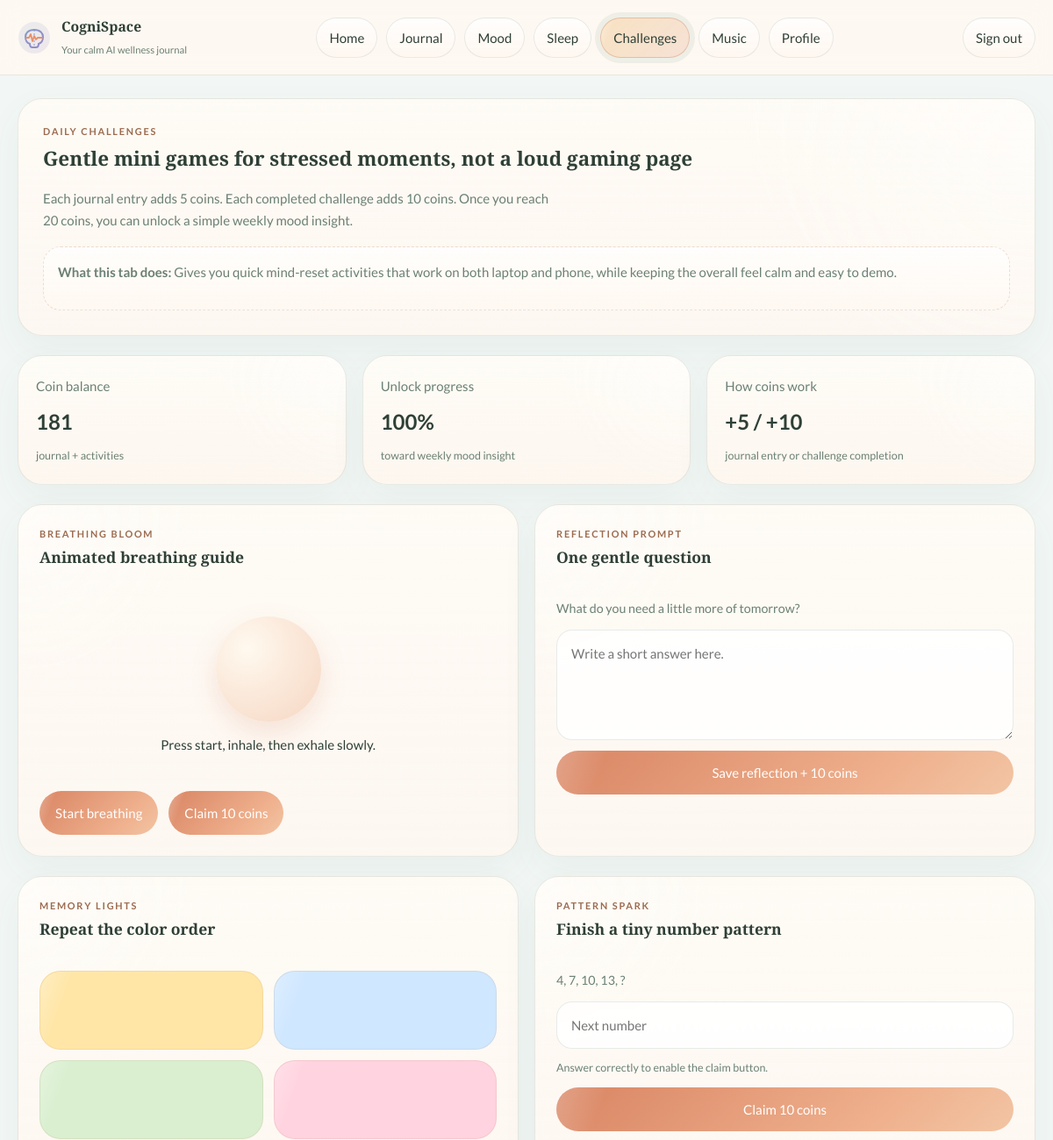
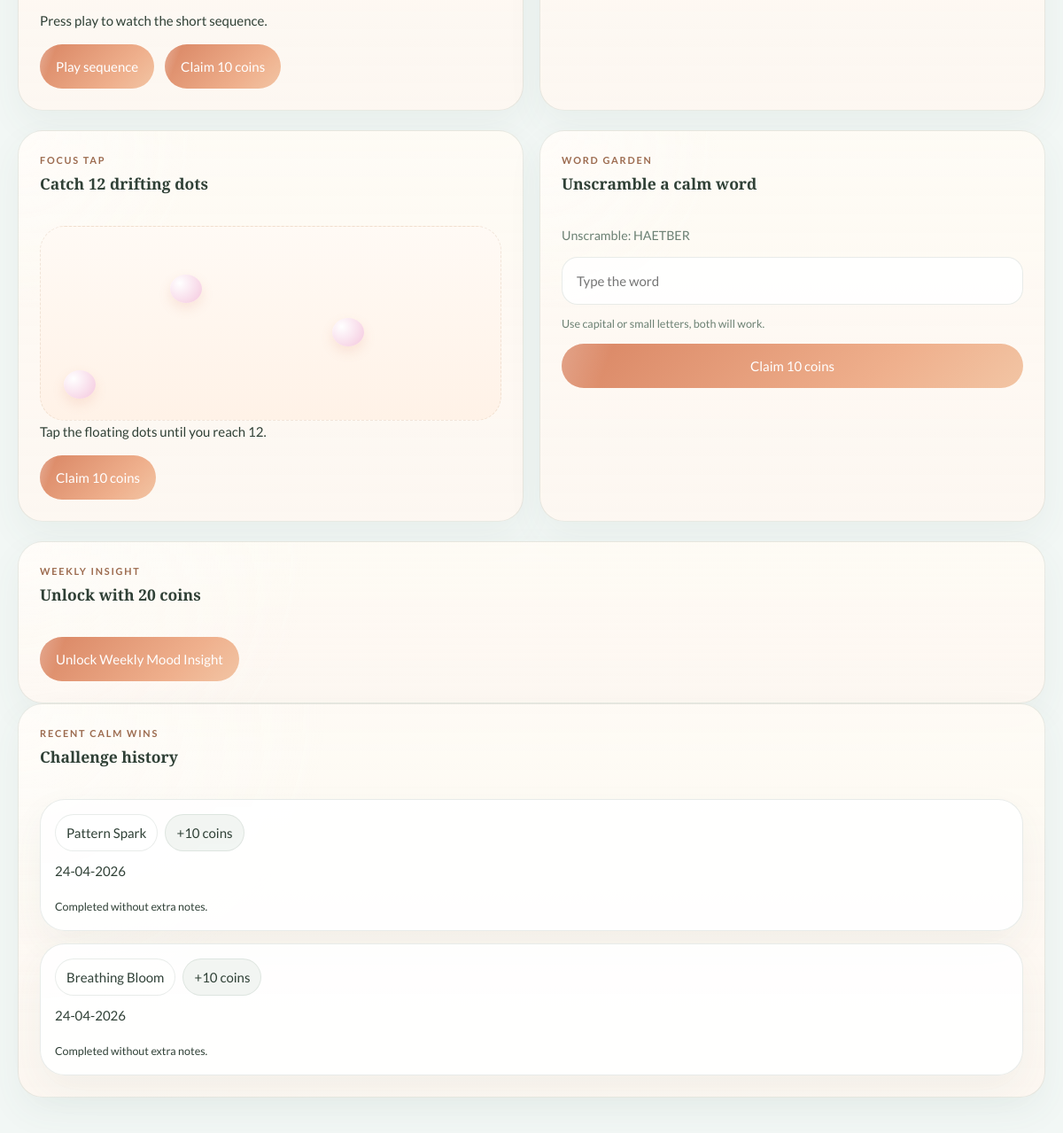
/challenges (signed in), run on the app's committed database (2 pictures, top to bottom).
### tables this page shows
CREATE TABLE challenge_logs (
                id INTEGER PRIMARY KEY AUTOINCREMENT,
                user_id INTEGER NOT NULL,
                challenge_key TEXT NOT NULL,
                challenge_title TEXT NOT NULL,
                coins_awarded INTEGER NOT NULL,
                notes TEXT DEFAULT '',
                created_at TEXT NOT NULL
            );

### app.py (the view, shortened to what this page needs)
@app.route("/challenges", methods=["GET", "POST"])
@login_required
def challenges():
    journal_entries = query_all(
        "SELECT * FROM journal_entries WHERE user_id = ? ORDER BY entry_date DESC, id DESC",
        (g.user["id"],),
    )
    mood_entries = query_all(
        "SELECT * FROM mood_entries WHERE user_id = ? ORDER BY entry_date DESC, id DESC",
        (g.user["id"],),
    )
    ledger = query_all(
        "SELECT * FROM reward_ledger WHERE user_id = ? ORDER BY created_at DESC, id DESC",
        (g.user["id"],),
    )
    challenge_logs = query_all(
        "SELECT * FROM challenge_logs WHERE user_id = ? ORDER BY created_at DESC, id DESC",
        (g.user["id"],),
    )
    context = build_challenges_context(
        g.user,
        ledger,
        challenge_logs,
        journal_entries,
        mood_entries,
        current_reflection_prompt(g.user["id"]),
        session.get("weekly_insight_unlocked", False),
    )
    return render_template(
        "challenges.html",
        challenges_context=context,
        challenge_games=CHALLENGE_GAMES,
    )

### app.py (called while the page is built)
def login_required(view):
    @wraps(view)
    def wrapped_view(*args, **kwargs):
        if g.user is None:
            return redirect(url_for("login"))
        return view(*args, **kwargs)
    return wrapped_view

def query_one(query, params=()):
    conn = get_connection()
    try:
        return conn.execute(query, params).fetchone()
    finally:
        conn.close()

def query_all(query, params=()):
    conn = get_connection()
    try:
        return conn.execute(query, params).fetchall()
    finally:
        conn.close()

def format_display_date(value):
    if not value:
        return ""
    try:
        return datetime.strptime(value[:10], "%Y-%m-%d").strftime("%d-%m-%Y")
    except ValueError:
        return value

def current_reflection_prompt(user_id):
    index = (user_id + date.today().toordinal()) % len(REFLECTION_PROMPTS)
    return REFLECTION_PROMPTS[index]

@app.template_filter("display_date")
def display_date_filter(value):
    return format_display_date(value)

@app.before_request
def load_logged_in_user():
    user_id = session.get("user_id")
    if user_id is None:
        g.user = None
        return
    g.user = query_one("SELECT * FROM users WHERE id = ?", (user_id,))

@app.context_processor
def inject_globals():
    return {
        "app_brand": APP_BRAND,
        "app_subtitle": APP_SUBTITLE,
        "current_user": g.user,
        "today_iso": date.today().isoformat(),
        "tab_intro": TAB_INTRO,
        "current_endpoint": request.endpoint or "",
    }

### utils/db.py (called while the page is built)
def get_connection():
    conn = sqlite3.connect(DB_PATH, timeout=30)
    conn.row_factory = sqlite3.Row
    conn.execute("PRAGMA journal_mode=WAL")
    conn.execute("PRAGMA busy_timeout = 30000")
    return conn

### templates/challenges.html (shortened to what this page needs)
{% extends "base.html" %}
{% set title = "Daily Challenges" %}
{% block content %}
<section class="hero-card">
    <p class="eyebrow">Daily challenges</p>
    <h1>Gentle mini games for stressed moments, not a loud gaming page</h1>
    <p class="lead">Each journal entry adds 5 coins. Each completed challenge adds 10 coins. Once you reach 20 coins, you can unlock a simple weekly mood insight.</p>
    <div class="callout subtle">
        <p><strong>What this tab does:</strong> Gives you quick mind-reset activities that work on both laptop and phone, while keeping the overall feel calm and easy to demo.</p>
    </div>
</section>
<section class="summary-grid">
    <article class="summary-card">
        <span>Coin balance</span>
        <strong>{{ challenges_context["coin_balance"] }}</strong>
        <small>journal + activities</small>
    </article>
    <article class="summary-card">
        <span>Unlock progress</span>
        <strong>{{ challenges_context["progress_to_unlock"] }}%</strong>
        <small>toward weekly mood insight</small>
    </article>
    <article class="summary-card">
        <span>How coins work</span>
        <strong>+5 / +10</strong>
        <small>journal entry or challenge completion</small>
    </article>
</section>
<section class="feature-grid">
    <article class="panel">
        <div class="panel-head">
            <div>
                <p class="eyebrow">Breathing Bloom</p>
                <h3>Animated breathing guide</h3>
            </div>
        </div>
        <div class="breathing-zone">
            <div class="breathing-orb" id="breathingOrb"></div>
            <p id="breathingText">Press start, inhale, then exhale slowly.</p>
        </div>
        <div class="inline-actions">
            <button type="button" id="startBreathing">Start breathing</button>
            <form method="post">
                <button type="submit" id="claimBreathing" disabled>Claim 10 coins</button>
            </form>
        </div>
    </article>
    <article class="panel">
        <div class="panel-head">
            <div>
                <p class="eyebrow">Reflection Prompt</p>
                <h3>One gentle question</h3>
            </div>
        </div>
        <form method="post" class="stack-form">
            <label>{{ challenges_context["reflection_prompt"] }}</label>
            <textarea name="notes" rows="4" required placeholder="Write a short answer here."></textarea>
            <button type="submit">Save reflection + 10 coins</button>
        </form>
    </article>
</section>
<section class="feature-grid">
    <article class="panel">
        <div class="panel-head">
            <div>
                <p class="eyebrow">Memory Lights</p>
                <h3>Repeat the color order</h3>
            </div>
        </div>
        <div class="memory-grid" id="memoryGrid">
            <button type="button" class="memory-pad" data-pad="sun"></button>
            <button type="button" class="memory-pad" data-pad="sky"></button>
            <button type="button" class="memory-pad" data-pad="leaf"></button>
            <button type="button" class="memory-pad" data-pad="rose"></button>
        </div>
        <p id="memoryStatus">Press play to watch the short sequence.</p>
        <div class="inline-actions">
            <button type="button" id="startMemory">Play sequence</button>
            <form method="post">
                <button type="submit" id="claimMemory" disabled>Claim 10 coins</button>
            </form>
        </div>
    </article>
    <article class="panel">
        <div class="panel-head">
            <div>
                <p class="eyebrow">Pattern Spark</p>
                <h3>Finish a tiny number pattern</h3>
            </div>
        </div>
        <form method="post" class="stack-form challenge-answer-form" data-answer="16" data-claim="claimPattern">
            <label>4, 7, 10, 13, ?</label>
            <input type="number" class="challenge-answer" placeholder="Next number">
            <small class="field-help">Answer correctly to enable the claim button.</small>
            <button type="submit" id="claimPattern" disabled>Claim 10 coins</button>
        </form>
    </article>
</section>
<section class="feature-grid">
    <article class="panel">
        <div class="panel-head">
            <div>
                <p class="eyebrow">Focus Tap</p>
                <h3>Catch 12 drifting dots</h3>
            </div>
        </div>
        <div class="focus-zone" id="focusZone"></div>
        <p id="focusStatus">Tap the floating dots until you reach 12.</p>
        <form method="post">
            <button type="submit" id="claimFocus" disabled>Claim 10 coins</button>
        </form>
    </article>
    <article class="panel">
        <div class="panel-head">
            <div>
                <p class="eyebrow">Word Garden</p>
                <h3>Unscramble a calm word</h3>
            </div>
        </div>
        <form method="post" class="stack-form challenge-answer-form" data-answer="BREATHE" data-claim="claimWord">
            <label>Unscramble: HAETBER</label>
            <input type="text" class="challenge-answer" placeholder="Type the word">
            <small class="field-help">Use capital or small letters, both will work.</small>
            <button type="submit" id="claimWord" disabled>Claim 10 coins</button>
        </form>
    </article>
</section>
<section class="panel">
    <div class="panel-head">
        <div>
            <p class="eyebrow">Weekly insight</p>
            <h3>Unlock with 20 coins</h3>
        </div>
    </div>
    {% if challenges_context["coin_balance"] >= 20 %}
        {% if challenges_context["insight_unlocked"] %}
        <div class="callout">
            <p><strong>Most frequent emotion:</strong> {{ challenges_context["weekly_insight"]["emotion"] }}</p>
            <p><strong>General suggestion:</strong> {{ challenges_context["weekly_insight"]["suggestion"] }}</p>
            <p><strong>Mood hint:</strong> {{ challenges_context["weekly_insight"]["mood_hint"] }}</p>
        </div>
        {% else %}
        <form method="post">
            <button type="submit">Unlock Weekly Mood Insight</button>
        </form>
        {% endif %}
    {% else %}
    <div class="progress-rail">
        <div class="progress-fill" style="width: {{ challenges_context['progress_to_unlock'] }}%"></div>
    </div>
    <small class="field-help">Keep journaling or finish a few challenges to reach 20 coins.</small>
    {% endif %}
</section>
<section class="panel">
    <div class="panel-head">
        <div>
            <p class="eyebrow">Recent calm wins</p>
            <h3>Challenge history</h3>
        </div>
    </div>
    <div class="feed-list">
        {% for item in challenges_context["challenge_logs"] %}
        <article class="feed-card">
            <div class="badge-row">
                <span class="badge">{{ item["challenge_title"] }}</span>
                <span class="badge soft">+{{ item["coins_awarded"] }} coins</span>
            </div>
            <p>{{ item["created_at"][:10]|display_date }}</p>
            <small>{{ item["notes"] or "Completed without extra notes." }}</small>
        </article>
        {% else %}
        <div class="empty-state">Your completed challenges will appear here.</div>
        {% endfor %}
    </div>
</section>
{% endblock %}

### data on the page
challenge_logs: challenge_title "Pattern Spark", coins_awarded "10", created_at "24-04-2026", notes "Completed without extra notes."
challenge_logs: challenge_title "Breathing Bloom", coins_awarded "10", created_at "24-04-2026", notes "Completed without extra notes."

### other printed values
{{ app_brand }} "CogniSpace"
{{ app_subtitle }} "Your calm AI wellness journal"
{{ challenges_context["coin_balance"] }} "181"
{{ challenges_context["progress_to_unlock"] }} "100"
{{ challenges_context["reflection_prompt"] }} "What do you need a little more of tomorrow?"
